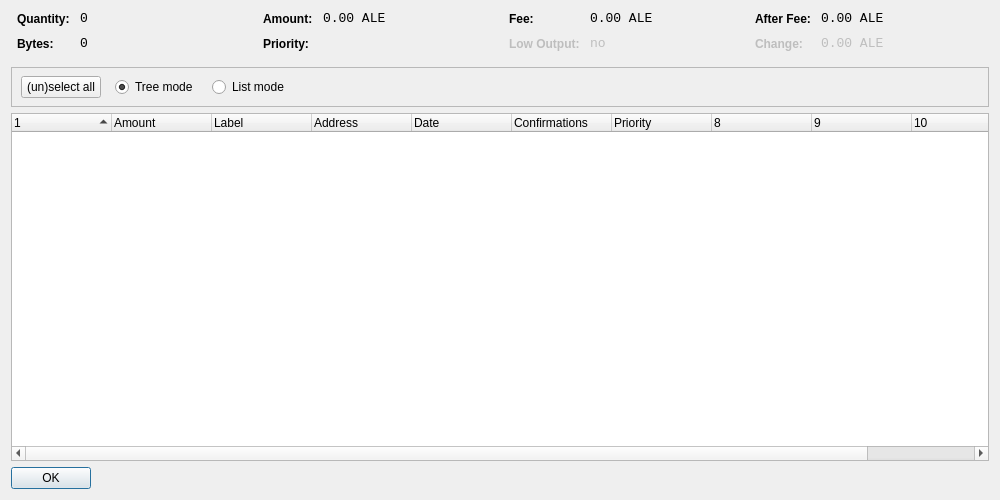
<?xml version="1.0" encoding="UTF-8"?>
<ui version="4.0">
 <class>CoinControlDialog</class>
 <widget class="QDialog" name="CoinControlDialog">
  <property name="geometry">
   <rect>
    <x>0</x>
    <y>0</y>
    <width>1000</width>
    <height>500</height>
   </rect>
  </property>
  <property name="windowTitle">
   <string>Coin Control</string>
  </property>
  <layout class="QVBoxLayout" name="verticalLayout">
   <item>
    <layout class="QHBoxLayout" name="horizontalLayoutTop" stretch="0,0,0,0">
     <property name="topMargin">
      <number>0</number>
     </property>
     <property name="bottomMargin">
      <number>10</number>
     </property>
     <item>
      <layout class="QFormLayout" name="formLayoutCoinControl1">
       <property name="horizontalSpacing">
        <number>10</number>
       </property>
       <property name="verticalSpacing">
        <number>10</number>
       </property>
       <property name="leftMargin">
        <number>6</number>
       </property>
       <property name="rightMargin">
        <number>6</number>
       </property>
       <item row="0" column="0">
        <widget class="QLabel" name="labelCoinControlQuantityText">
         <property name="styleSheet">
          <string notr="true">font-weight:bold;</string>
         </property>
         <property name="text">
          <string>Quantity:</string>
         </property>
        </widget>
       </item>
       <item row="0" column="1">
        <widget class="QLabel" name="labelCoinControlQuantity">
         <property name="font">
          <font>
           <family>Monospace</family>
           <pointsize>10</pointsize>
          </font>
         </property>
         <property name="cursor">
          <cursorShape>IBeamCursor</cursorShape>
         </property>
         <property name="contextMenuPolicy">
          <enum>Qt::ActionsContextMenu</enum>
         </property>
         <property name="text">
          <string notr="true">0</string>
         </property>
         <property name="textInteractionFlags">
          <set>Qt::LinksAccessibleByMouse|Qt::TextSelectableByKeyboard|Qt::TextSelectableByMouse</set>
         </property>
        </widget>
       </item>
       <item row="1" column="0">
        <widget class="QLabel" name="labelCoinControlBytesText">
         <property name="styleSheet">
          <string notr="true">font-weight:bold;</string>
         </property>
         <property name="text">
          <string>Bytes:</string>
         </property>
        </widget>
       </item>
       <item row="1" column="1">
        <widget class="QLabel" name="labelCoinControlBytes">
         <property name="font">
          <font>
           <family>Monospace</family>
           <pointsize>10</pointsize>
          </font>
         </property>
         <property name="cursor">
          <cursorShape>IBeamCursor</cursorShape>
         </property>
         <property name="contextMenuPolicy">
          <enum>Qt::ActionsContextMenu</enum>
         </property>
         <property name="text">
          <string notr="true">0</string>
         </property>
         <property name="textInteractionFlags">
          <set>Qt::LinksAccessibleByMouse|Qt::TextSelectableByKeyboard|Qt::TextSelectableByMouse</set>
         </property>
        </widget>
       </item>
      </layout>
     </item>
     <item>
      <layout class="QFormLayout" name="formLayoutCoinControl2">
       <property name="horizontalSpacing">
        <number>10</number>
       </property>
       <property name="verticalSpacing">
        <number>10</number>
       </property>
       <property name="leftMargin">
        <number>6</number>
       </property>
       <property name="rightMargin">
        <number>6</number>
       </property>
       <item row="0" column="0">
        <widget class="QLabel" name="labelCoinControlAmountText">
         <property name="styleSheet">
          <string notr="true">font-weight:bold;</string>
         </property>
         <property name="text">
          <string>Amount:</string>
         </property>
        </widget>
       </item>
       <item row="0" column="1">
        <widget class="QLabel" name="labelCoinControlAmount">
         <property name="font">
          <font>
           <family>Monospace</family>
           <pointsize>10</pointsize>
          </font>
         </property>
         <property name="cursor">
          <cursorShape>IBeamCursor</cursorShape>
         </property>
         <property name="contextMenuPolicy">
          <enum>Qt::ActionsContextMenu</enum>
         </property>
         <property name="text">
          <string notr="true">0.00 ALE</string>
         </property>
         <property name="textInteractionFlags">
          <set>Qt::LinksAccessibleByMouse|Qt::TextSelectableByKeyboard|Qt::TextSelectableByMouse</set>
         </property>
        </widget>
       </item>
       <item row="1" column="0">
        <widget class="QLabel" name="labelCoinControlPriorityText">
         <property name="styleSheet">
          <string notr="true">font-weight:bold;</string>
         </property>
         <property name="text">
          <string>Priority:</string>
         </property>
        </widget>
       </item>
       <item row="1" column="1">
        <widget class="QLabel" name="labelCoinControlPriority">
         <property name="font">
          <font>
           <family>Monospace</family>
           <pointsize>10</pointsize>
          </font>
         </property>
         <property name="cursor">
          <cursorShape>IBeamCursor</cursorShape>
         </property>
         <property name="contextMenuPolicy">
          <enum>Qt::ActionsContextMenu</enum>
         </property>
         <property name="text">
          <string/>
         </property>
         <property name="textInteractionFlags">
          <set>Qt::LinksAccessibleByMouse|Qt::TextSelectableByKeyboard|Qt::TextSelectableByMouse</set>
         </property>
        </widget>
       </item>
      </layout>
     </item>
     <item>
      <layout class="QFormLayout" name="formLayoutCoinControl3">
       <property name="horizontalSpacing">
        <number>10</number>
       </property>
       <property name="verticalSpacing">
        <number>10</number>
       </property>
       <property name="leftMargin">
        <number>6</number>
       </property>
       <property name="rightMargin">
        <number>6</number>
       </property>
       <item row="0" column="0">
        <widget class="QLabel" name="labelCoinControlFeeText">
         <property name="styleSheet">
          <string notr="true">font-weight:bold;</string>
         </property>
         <property name="text">
          <string>Fee:</string>
         </property>
        </widget>
       </item>
       <item row="0" column="1">
        <widget class="QLabel" name="labelCoinControlFee">
         <property name="font">
          <font>
           <family>Monospace</family>
           <pointsize>10</pointsize>
          </font>
         </property>
         <property name="cursor">
          <cursorShape>IBeamCursor</cursorShape>
         </property>
         <property name="contextMenuPolicy">
          <enum>Qt::ActionsContextMenu</enum>
         </property>
         <property name="text">
          <string notr="true">0.00 ALE</string>
         </property>
         <property name="textInteractionFlags">
          <set>Qt::LinksAccessibleByMouse|Qt::TextSelectableByKeyboard|Qt::TextSelectableByMouse</set>
         </property>
        </widget>
       </item>
       <item row="1" column="0">
        <widget class="QLabel" name="labelCoinControlLowOutputText">
         <property name="enabled">
          <bool>false</bool>
         </property>
         <property name="styleSheet">
          <string notr="true">font-weight:bold;</string>
         </property>
         <property name="text">
          <string>Low Output:</string>
         </property>
        </widget>
       </item>
       <item row="1" column="1">
        <widget class="QLabel" name="labelCoinControlLowOutput">
         <property name="enabled">
          <bool>false</bool>
         </property>
         <property name="font">
          <font>
           <family>Monospace</family>
           <pointsize>10</pointsize>
          </font>
         </property>
         <property name="cursor">
          <cursorShape>IBeamCursor</cursorShape>
         </property>
         <property name="contextMenuPolicy">
          <enum>Qt::ActionsContextMenu</enum>
         </property>
         <property name="text">
          <string notr="true">no</string>
         </property>
         <property name="textInteractionFlags">
          <set>Qt::LinksAccessibleByMouse|Qt::TextSelectableByKeyboard|Qt::TextSelectableByMouse</set>
         </property>
        </widget>
       </item>
      </layout>
     </item>
     <item>
      <layout class="QFormLayout" name="formLayoutCoinControl4">
       <property name="horizontalSpacing">
        <number>10</number>
       </property>
       <property name="verticalSpacing">
        <number>10</number>
       </property>
       <property name="leftMargin">
        <number>6</number>
       </property>
       <property name="rightMargin">
        <number>6</number>
       </property>
       <item row="0" column="0">
        <widget class="QLabel" name="labelCoinControlAfterFeeText">
         <property name="styleSheet">
          <string notr="true">font-weight:bold;</string>
         </property>
         <property name="text">
          <string>After Fee:</string>
         </property>
        </widget>
       </item>
       <item row="0" column="1">
        <widget class="QLabel" name="labelCoinControlAfterFee">
         <property name="font">
          <font>
           <family>Monospace</family>
           <pointsize>10</pointsize>
          </font>
         </property>
         <property name="cursor">
          <cursorShape>IBeamCursor</cursorShape>
         </property>
         <property name="contextMenuPolicy">
          <enum>Qt::ActionsContextMenu</enum>
         </property>
         <property name="text">
          <string notr="true">0.00 ALE</string>
         </property>
         <property name="textInteractionFlags">
          <set>Qt::LinksAccessibleByMouse|Qt::TextSelectableByKeyboard|Qt::TextSelectableByMouse</set>
         </property>
        </widget>
       </item>
       <item row="1" column="0">
        <widget class="QLabel" name="labelCoinControlChangeText">
         <property name="enabled">
          <bool>false</bool>
         </property>
         <property name="styleSheet">
          <string notr="true">font-weight:bold;</string>
         </property>
         <property name="text">
          <string>Change:</string>
         </property>
        </widget>
       </item>
       <item row="1" column="1">
        <widget class="QLabel" name="labelCoinControlChange">
         <property name="enabled">
          <bool>false</bool>
         </property>
         <property name="font">
          <font>
           <family>Monospace</family>
           <pointsize>10</pointsize>
          </font>
         </property>
         <property name="cursor">
          <cursorShape>IBeamCursor</cursorShape>
         </property>
         <property name="contextMenuPolicy">
          <enum>Qt::ActionsContextMenu</enum>
         </property>
         <property name="text">
          <string notr="true">0.00 ALE</string>
         </property>
         <property name="textInteractionFlags">
          <set>Qt::LinksAccessibleByMouse|Qt::TextSelectableByKeyboard|Qt::TextSelectableByMouse</set>
         </property>
        </widget>
       </item>
      </layout>
     </item>
    </layout>
   </item>
   <item>
    <widget class="QFrame" name="frame">
     <property name="minimumSize">
      <size>
       <width>0</width>
       <height>40</height>
      </size>
     </property>
     <property name="frameShape">
      <enum>QFrame::StyledPanel</enum>
     </property>
     <property name="frameShadow">
      <enum>QFrame::Sunken</enum>
     </property>
     <widget class="QWidget" name="horizontalLayoutWidget">
      <property name="geometry">
       <rect>
        <x>10</x>
        <y>0</y>
        <width>781</width>
        <height>41</height>
       </rect>
      </property>
      <layout class="QHBoxLayout" name="horizontalLayoutPanel" stretch="0,0,0,0,0">
       <property name="spacing">
        <number>14</number>
       </property>
       <item>
        <widget class="QPushButton" name="pushButtonSelectAll">
         <property name="sizePolicy">
          <sizepolicy hsizetype="Maximum" vsizetype="Fixed">
           <horstretch>0</horstretch>
           <verstretch>0</verstretch>
          </sizepolicy>
         </property>
         <property name="text">
          <string>(un)select all</string>
         </property>
        </widget>
       </item>
       <item>
        <widget class="QRadioButton" name="radioTreeMode">
         <property name="sizePolicy">
          <sizepolicy hsizetype="Maximum" vsizetype="Fixed">
           <horstretch>0</horstretch>
           <verstretch>0</verstretch>
          </sizepolicy>
         </property>
         <property name="text">
          <string>Tree mode</string>
         </property>
         <property name="checked">
          <bool>true</bool>
         </property>
        </widget>
       </item>
       <item>
        <widget class="QRadioButton" name="radioListMode">
         <property name="sizePolicy">
          <sizepolicy hsizetype="Maximum" vsizetype="Fixed">
           <horstretch>0</horstretch>
           <verstretch>0</verstretch>
          </sizepolicy>
         </property>
         <property name="text">
          <string>List mode</string>
         </property>
        </widget>
       </item>
       <item>
        <spacer name="horizontalSpacer">
         <property name="orientation">
          <enum>Qt::Horizontal</enum>
         </property>
         <property name="sizeHint" stdset="0">
          <size>
           <width>40</width>
           <height>20</height>
          </size>
         </property>
        </spacer>
       </item>
      </layout>
     </widget>
    </widget>
   </item>
   <item>
    <widget class="CoinControlTreeWidget" name="treeWidget">
     <property name="contextMenuPolicy">
      <enum>Qt::CustomContextMenu</enum>
     </property>
     <property name="sortingEnabled">
      <bool>false</bool>
     </property>
     <property name="columnCount">
      <number>11</number>
     </property>
     <attribute name="headerShowSortIndicator" stdset="0">
      <bool>true</bool>
     </attribute>
     <attribute name="headerStretchLastSection">
      <bool>false</bool>
     </attribute>
     <column>
      <property name="text">
       <string/>
      </property>
     </column>
     <column>
      <property name="text">
       <string>Amount</string>
      </property>
     </column>
     <column>
      <property name="text">
       <string>Label</string>
      </property>
     </column>
     <column>
      <property name="text">
       <string>Address</string>
      </property>
     </column>
     <column>
      <property name="text">
       <string>Date</string>
      </property>
     </column>
     <column>
      <property name="text">
       <string>Confirmations</string>
      </property>
      <property name="toolTip">
       <string>Confirmed</string>
      </property>
     </column>
     <column>
      <property name="text">
       <string>Priority</string>
      </property>
     </column>
     <column>
      <property name="text">
       <string/>
      </property>
     </column>
     <column>
      <property name="text">
       <string/>
      </property>
     </column>
     <column>
      <property name="text">
       <string/>
      </property>
     </column>
     <column>
      <property name="text">
       <string/>
      </property>
     </column>
    </widget>
   </item>
   <item>
    <widget class="QDialogButtonBox" name="buttonBox">
     <property name="sizePolicy">
      <sizepolicy hsizetype="Maximum" vsizetype="Fixed">
       <horstretch>0</horstretch>
       <verstretch>0</verstretch>
      </sizepolicy>
     </property>
     <property name="orientation">
      <enum>Qt::Horizontal</enum>
     </property>
     <property name="standardButtons">
      <set>QDialogButtonBox::Ok</set>
     </property>
    </widget>
   </item>
  </layout>
 </widget>
 <customwidgets>
  <customwidget>
   <class>CoinControlTreeWidget</class>
   <extends>QTreeWidget</extends>
   <header>coincontroltreewidget.h</header>
  </customwidget>
 </customwidgets>
 <resources/>
 <connections/>
</ui>
